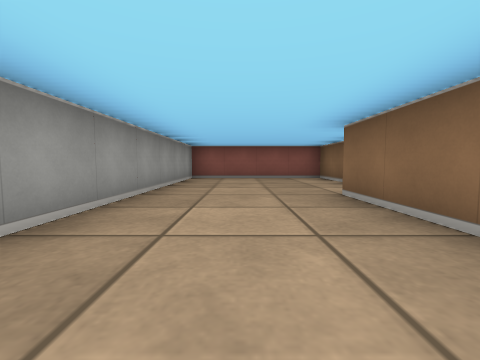
View 1 (above)

16 first-person views from a walk through a cub3D maze. The camera is about half as high as the walls, tilts 4° down and sees 90° across. The floor is counted in squares. Each view is taken from the middle of a square. On the plan, view 1 faces up. The plan holds only what a view shows up to about 9 squares ahead; the rest is blank.

View 2
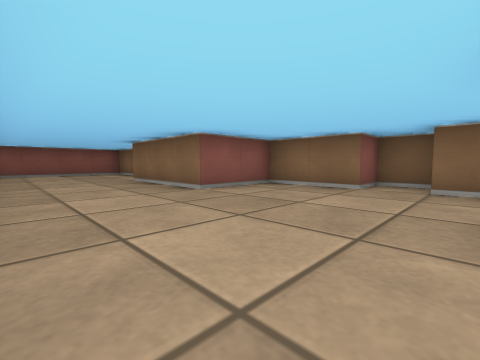

View 3
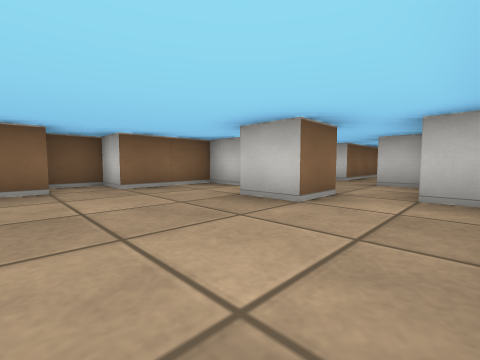

View 4
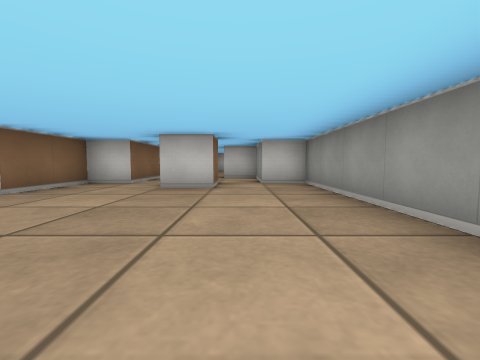

View 5
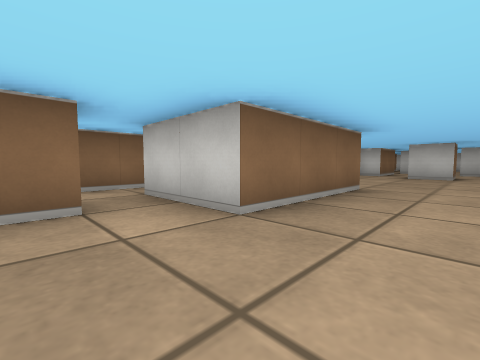

View 6
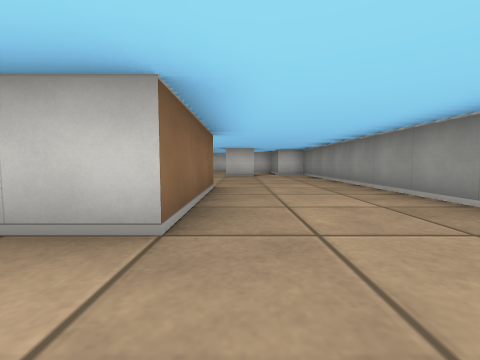

View 7
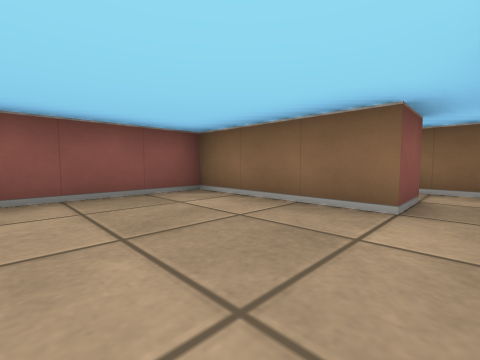

View 8
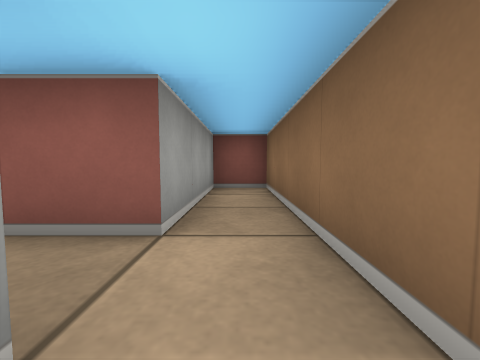

View 9
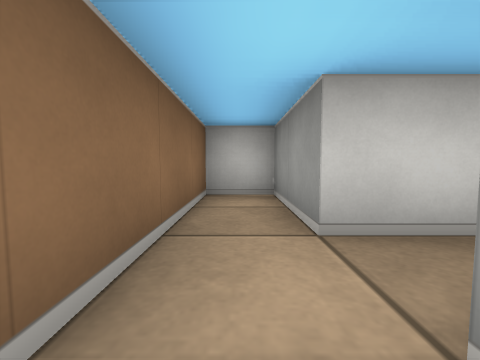

View 10
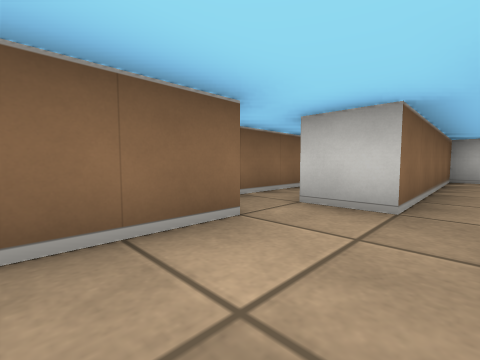

View 11
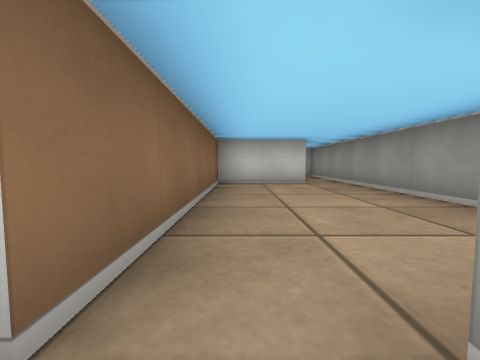

View 12
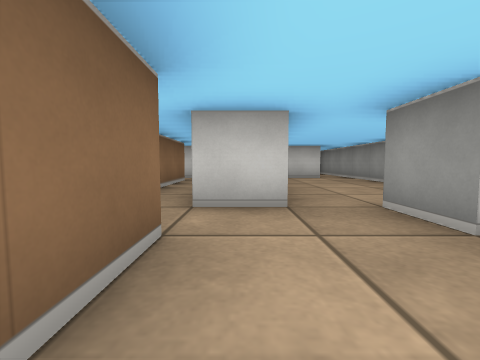

View 13
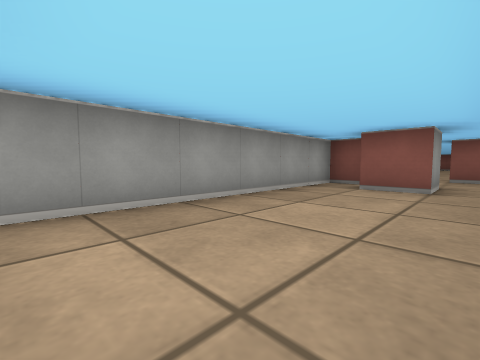

View 14
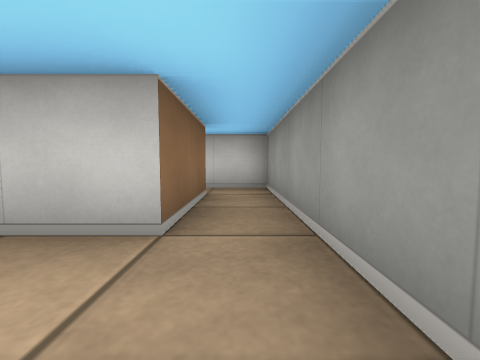

View 15
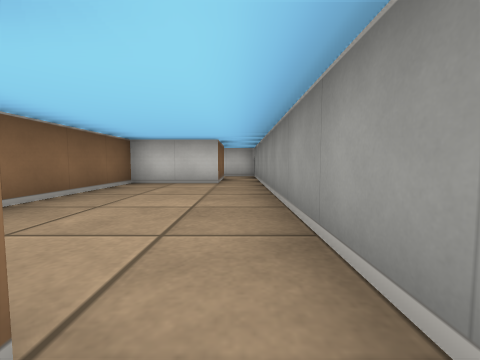

View 16
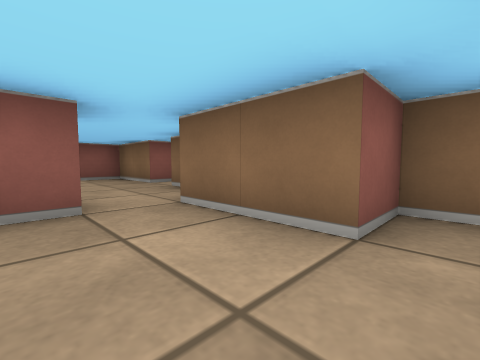

### Floor plan
Points are (right, up) in squares from view 1. A wall is a line through its corners. A room is listed if a view was taken in it or the views show most of it. See-through windows are left out.
Room 1 (views 1, 2, 3, 4, 5, 6, 7, 10, 11, 12, 16)
walls: (1.6, -4.5) (0.5, -4.5) (0.5, -3.5) (1.5, -3.5); (3.5, 4.5) (2.5, 4.5) (2.5, 7.5) (-1.5, 7.5) (-1.5, -4.5) (-0.5, -4.5) (-0.5, -6.5) (0.5, -6.5) (0.5, -7.5); (1.5, -7.5) (2.5, -7.5); (3.5, -7.5) (3.5, -6.5) (2.5, -6.5) (2.5, -4.5) (3.5, -4.5) (3.5, -2.5) (4.5, -2.5) (4.5, -1.5) (3.5, -1.5) (3.5, 0.5) (1.5, 0.5) (1.5, 3.5) (3.5, 3.5)
ways out: opening at (3, 4) to room 2; opening at (1, -8) to room 3; opening at (3, -7)
Room 2 (views 8, 9)
walls: (3.5, 3.5) (3.5, 1.5) (4.5, 1.5) (4.5, 7.5) (3.5, 7.5) (3.5, 4.5)
ways out: opening at (3, 4) to room 1
Room 3 (views 13, 14, 15)
walls: (0.5, -7.5) (-0.5, -7.5); (-0.5, -6.5) (-1.5, -6.5) (-1.5, -14.5); (-0.5, -14.5) (-0.5, -12.5) (1.5, -12.5) (1.5, -7.5)
ways out: opening at (1, -8) to room 1; opening at (-1, -13.5)

Positions as (right, up) in squares from view 1, and headings:
1: (0, 0), facing up
2: (-1, -3), facing up-right
3: (-1, -1), facing down-right
4: (0, 1), facing down
5: (0, 5), facing down-right
6: (1, 5), facing down
7: (0, 4), facing up-right
8: (4, 3), facing up
9: (4, 5), facing down
10: (1, -5), facing down-right
11: (1, -7), facing down
12: (2, -5), facing down
13: (1, -12), facing up-left
14: (-1, -11), facing down
15: (-1, -7), facing down
16: (1, -7), facing up-right
